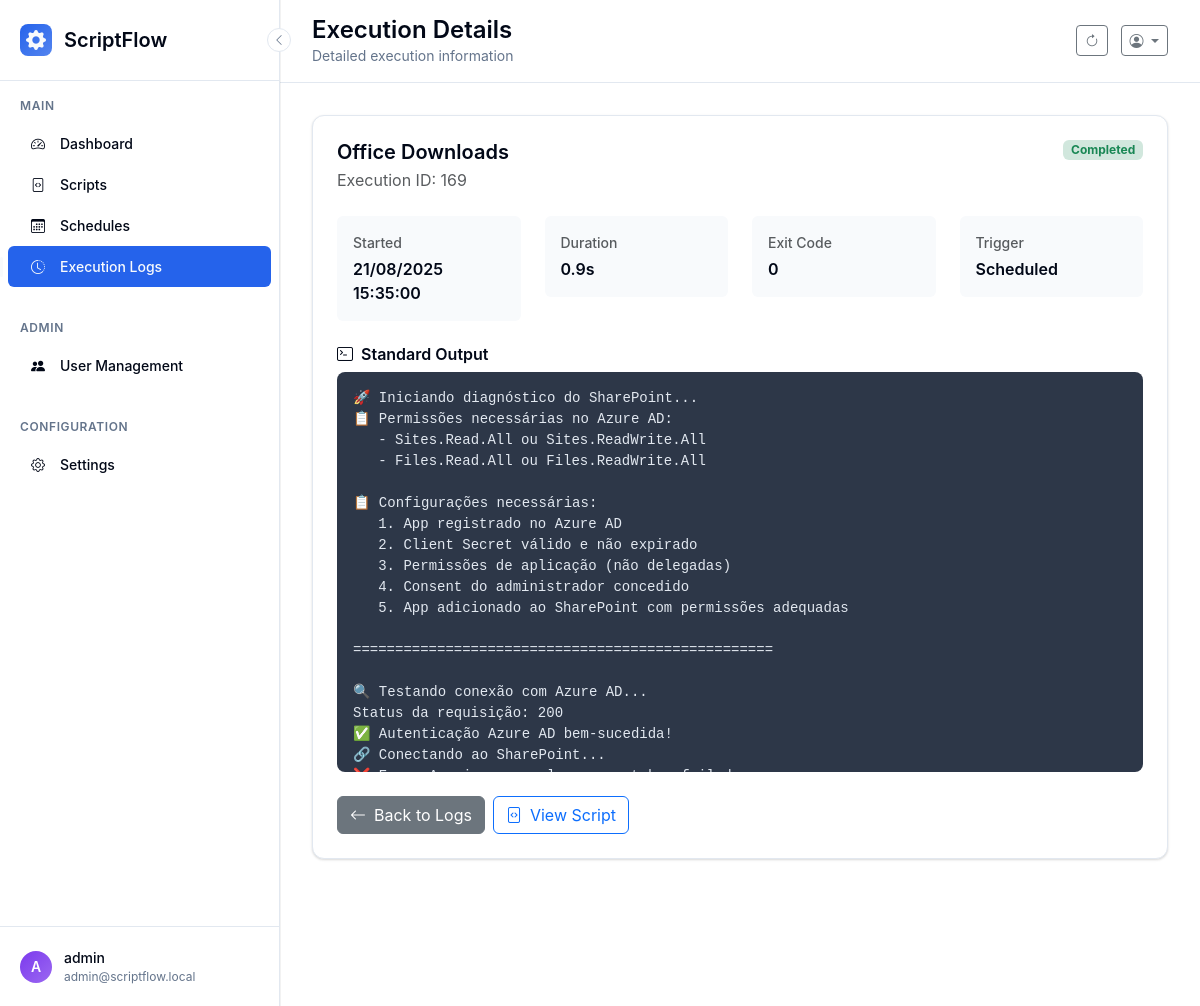
The page /logs/169 (signed in) on the database its author committed.
### scriptflow.py (models this page shows, shortened)
class User(UserMixin, db.Model):
    __tablename__ = 'users'
    id = db.Column(db.Integer, primary_key=True)
    username = db.Column(db.String(80), unique=True, nullable=False)
    email = db.Column(db.String(120), unique=True, nullable=False)
    password_hash = db.Column(db.String(255), nullable=False)
    is_admin = db.Column(db.Boolean, default=False, nullable=False)
    can_view_all_data = db.Column(db.Boolean, default=False, nullable=False)
    created_at = db.Column(db.DateTime, default=datetime.now)
    last_login = db.Column(db.DateTime)

class Script(db.Model):
    __tablename__ = 'scripts'
    id = db.Column(db.Integer, primary_key=True)
    name = db.Column(db.String(100), nullable=False)
    description = db.Column(db.Text)
    filename = db.Column(db.String(255), nullable=False)
    file_path = db.Column(db.String(500), nullable=False)
    script_type = db.Column(db.String(10), nullable=False)  # 'py' or 'bat'
    file_size = db.Column(db.Integer)
    created_at = db.Column(db.DateTime, default=datetime.now)
    updated_at = db.Column(db.DateTime, default=datetime.now, onupdate=datetime.now)
    is_active = db.Column(db.Boolean, default=True)
    user_id = db.Column(db.Integer, db.ForeignKey('users.id'), nullable=False)

class Execution(db.Model):
    __tablename__ = 'executions'
    id = db.Column(db.Integer, primary_key=True)
    started_at = db.Column(db.DateTime, default=datetime.now, nullable=False)
    completed_at = db.Column(db.DateTime)
    status = db.Column(db.String(20), default='pending', nullable=False)  # pending, running, completed, failed, timeout
    exit_code = db.Column(db.Integer)
    stdout = db.Column(db.Text)
    stderr = db.Column(db.Text)
    duration_seconds = db.Column(db.Float)
    trigger_type = db.Column(db.String(20), default='manual', nullable=False)  # manual, scheduled, api
    script_id = db.Column(db.Integer, db.ForeignKey('scripts.id'), nullable=False)
    user_id = db.Column(db.Integer, db.ForeignKey('users.id'), nullable=False)
    script = db.relationship('Script', backref='executions')
    @property
    def formatted_duration(self):
        if not self.duration_seconds:
            return "N/A"
        if self.duration_seconds < 60:
            return f"{self.duration_seconds:.1f}s"
        else:
            minutes = int(self.duration_seconds // 60)
            seconds = int(self.duration_seconds % 60)
            return f"{minutes}m {seconds}s"
    @property
    def status_color(self):
        colors = {
            'pending': 'secondary',
            'running': 'running',
            'completed': 'success',
            'failed': 'danger',
            'timeout': 'warning',
            'cancelled': 'danger'
        }
        return colors.get(self.status, 'secondary')

### app/controllers/logs.py (the view)
    @logs_bp.route('/<int:execution_id>')
    @login_required
    def view_execution(execution_id):
        execution_query = Execution.query.filter_by(id=execution_id)
        execution = apply_user_data_filter(execution_query).first_or_404()
        return render_template('execution_detail.html', execution=execution)

### templates/execution_detail.html (shortened to what this page needs)
{% extends "base.html" %}
{% block page_title %}Execution Details{% endblock %}
{% block page_subtitle %}Detailed execution information{% endblock %}
{% block content %}
<div class="row">
    <div class="col-12">
        <div class="modern-card">
            <div class="d-flex justify-content-between align-items-start mb-4">
                <div>
                    <h5 class="fw-semibold mb-1">{{ execution.script.name if execution.script else 'Unknown Script' }}</h5>
                    <p class="text-muted mb-0">Execution ID: {{ execution.id }}</p>
                </div>
                <span class="badge bg-{{ execution.status_color }}-subtle text-{{ execution.status_color }}">
                    {{ execution.status.title() }}
                </span>
            </div>
            <div class="row mb-4">
                <div class="col-md-3">
                    <div class="bg-light p-3 rounded">
                        <div class="fw-medium small text-muted mb-1">Started</div>
                        <div class="fw-semibold">{{ execution.started_at.strftime('%d/%m/%Y %H:%M:%S') if execution.started_at else 'N/A' }}</div>
                    </div>
                </div>
                <div class="col-md-3">
                    <div class="bg-light p-3 rounded">
                        <div class="fw-medium small text-muted mb-1">Duration</div>
                        <div class="fw-semibold">{{ execution.formatted_duration if execution.formatted_duration else 'N/A' }}</div>
                    </div>
                </div>
                <div class="col-md-3">
                    <div class="bg-light p-3 rounded">
                        <div class="fw-medium small text-muted mb-1">Exit Code</div>
                        <div class="fw-semibold">{{ execution.exit_code if execution.exit_code is not none else 'N/A' }}</div>
                    </div>
                </div>
                <div class="col-md-3">
                    <div class="bg-light p-3 rounded">
                        <div class="fw-medium small text-muted mb-1">Trigger</div>
                        <div class="fw-semibold">{{ execution.trigger_type.title() if execution.trigger_type else 'Manual' }}</div>
                    </div>
                </div>
            </div>
            {% if execution.stdout %}
            <div class="mb-4">
                <h6 class="fw-semibold mb-2">
                    <i class="bi bi-terminal me-2"></i>Standard Output
                </h6>
                <div class="log-output">{{ execution.stdout }}</div>
            </div>
            {% endif %}
            <div class="d-flex gap-2">
                <a href="{{ url_for('logs.list_logs') }}" class="btn btn-secondary">
                    <i class="bi bi-arrow-left me-2"></i>Back to Logs
                </a>
                {% if execution.script %}
                <a href="{{ url_for('view_script', script_id=execution.script.id) }}" class="btn btn-outline-primary">
                    <i class="bi bi-file-code me-2"></i>View Script
                </a>
                {% endif %}
            </div>
        </div>
    </div>
</div>
{% endblock %}

### templates/base.html (shortened to what this page needs)
<!DOCTYPE html>
<html lang="en">
<head>
    <link href="https://cdn.jsdelivr.net/npm/bootstrap@5.3.2/dist/css/bootstrap.min.css" rel="stylesheet">
    <link href="https://cdn.jsdelivr.net/npm/bootstrap-icons@1.11.0/font/bootstrap-icons.css" rel="stylesheet">
</head>
<body>
    <aside class="modern-sidebar" id="sidebar">
        <button class="sidebar-toggle" onclick="toggleSidebar()">
            <i class="bi bi-chevron-left"></i>
        </button>
        <div class="sidebar-header">
            <div class="sidebar-logo">
                <i class="bi bi-gear-fill"></i>
            </div>
            <div class="sidebar-title">ScriptFlow</div>
        </div>
        <nav class="sidebar-nav">
            <div class="nav-section">
                <div class="nav-section-title">Main</div>
                <a href="{{ url_for('main.dashboard') }}" class="nav-item{% if request.endpoint == 'main.dashboard' %} active{% endif %}">
                    <div class="nav-icon">
                        <i class="bi bi-speedometer2"></i>
                    </div>
                    <span class="nav-text">Dashboard</span>
                </a>
                <a href="{{ url_for('scripts.list_scripts') }}" class="nav-item{% if request.endpoint in ['scripts.list_scripts', 'scripts.upload_script', 'scripts.edit_script', 'scripts.view_script'] %} active{% endif %}">
                    <div class="nav-icon">
                        <i class="bi bi-file-code"></i>
                    </div>
                    <span class="nav-text">Scripts</span>
                </a>
                <a href="{{ url_for('schedules.list_schedules') }}" class="nav-item{% if request.endpoint in ['schedules.list_schedules', 'schedules.create_schedule', 'schedules.edit_schedule'] %} active{% endif %}">
                    <div class="nav-icon">
                        <i class="bi bi-calendar3"></i>
                    </div>
                    <span class="nav-text">Schedules</span>
                </a>
                <a href="{{ url_for('logs.list_logs') }}" class="nav-item{% if request.endpoint in ['logs.list_logs', 'logs.view_execution'] %} active{% endif %}">
                    <div class="nav-icon">
                        <i class="bi bi-clock-history"></i>
                    </div>
                    <span class="nav-text">Execution Logs</span>
                </a>
            </div>
            {% if current_user.is_admin %}
            <div class="nav-section">
                <div class="nav-section-title">Admin</div>
                <a href="{{ url_for('admin.manage_users') }}" class="nav-item{% if request.endpoint in ['admin.manage_users', 'admin.create_user', 'admin.edit_user'] %} active{% endif %}">
                    <div class="nav-icon">
                        <i class="bi bi-people-fill"></i>
                    </div>
                    <span class="nav-text">User Management</span>
                </a>
            </div>
            {% endif %}
            <div class="nav-section">
                <div class="nav-section-title">Configuration</div>
                <a href="{{ url_for('main.settings') }}" class="nav-item{% if request.endpoint in ['main.settings', 'main.python_settings', 'main.terminal'] %} active{% endif %}">
                    <div class="nav-icon">
                        <i class="bi bi-gear"></i>
                    </div>
                    <span class="nav-text">Settings</span>
                </a>
            </div>
        </nav>
        <div class="sidebar-user" onclick="toggleUserMenu()">
            <div class="user-avatar">
                {{ current_user.username[0].upper() if current_user.username else 'U' }}
            </div>
            <div class="user-info">
                <div class="user-name">{{ current_user.username }}</div>
                <div class="user-email">{{ current_user.email if current_user.email else 'admin' }}</div>
            </div>
        </div>
    </aside>
    <main class="main-content" id="mainContent">
        <header class="main-header">
            <div>
                <h1 class="page-title">{% block page_title %}Dashboard{% endblock %}</h1>
                <p class="page-subtitle">{% block page_subtitle %}Welcome to ScriptFlow{% endblock %}</p>
            </div>
            <div>
                <button class="btn btn-outline-secondary btn-sm me-2" onclick="location.reload()">
                    <i class="bi bi-arrow-clockwise"></i>
                </button>
                <div class="dropdown d-inline-block">
                    <button class="btn btn-outline-secondary btn-sm dropdown-toggle" type="button" data-bs-toggle="dropdown">
                        <i class="bi bi-person-circle"></i>
                    </button>
                </div>
            </div>
        </header>
        <div class="content-area">
            {% block content %}{% endblock %}
        </div>
    </main>
</body>
</html>

### rows shown on the page
User: username "A", username "admin", email "admin@scriptflow.local"
Script: script "Office Downloads"
Execution: id "169", status "Completed", started_at "21/08/2025 15:35:00", duration_seconds "0.9s", exit_code "0", trigger_type "Scheduled", stdout "🚀 Iniciando diagnóstico do SharePoint... 📋 Permissões necessárias no Azure AD: - Sites.Read.All ou Sites.ReadWrite.All - Files.Read.All ou Files.ReadWrite.All 📋 Configurações necessárias: 1. App registrado no Azure AD 2. Client Secret válido e não expirado 3. Permissões de aplicação (não delegadas) 4. Consent do administrador concedido 5. App adicionado ao SharePoint com permissões adequadas ================================================== 🔍 Testando conexão com Azure AD... Status da requisição: 200 ✅ Autenticação Azure AD bem-sucedida! 🔗 Conectando ao SharePoint...…"
